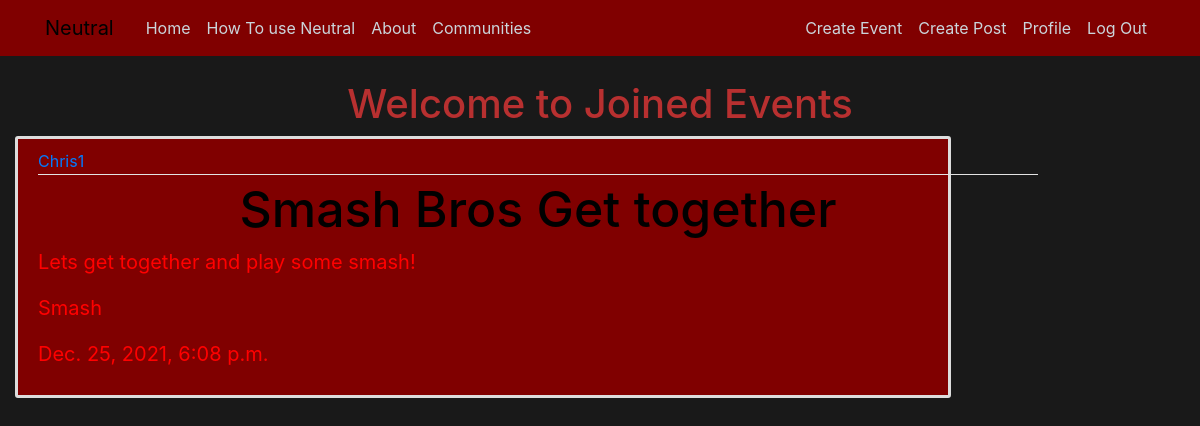
Screenshot of /JoinedEvents/ (signed in) with the database file from the repository.
### events/models.py (models this page shows, shortened)
class Events(models.Model):
    title = models.CharField(max_length=200)
    content = models.TextField()
    event_date = models.DateTimeField(validators=[MinValueValidator(timezone.now)],default= timezone.now)
    community = models.CharField(max_length=20 ,choices=COMMUNITY_CHOICES, default='All')
    date_posted = models.DateTimeField(default= timezone.now)
    creator = models.ForeignKey(User, on_delete=models.CASCADE)
    event_type = models.CharField(max_length=20,choices=EVENT_TYPES_CHOICES, default='Friendly')
    likes = models.ManyToManyField(User, related_name = 'events_likes')
    signed_up = models.ManyToManyField(User, related_name= 'events_signed_up')
    dislikes = models.ManyToManyField(User, related_name = 'events_dislikes')
    image = models.ImageField(null=True, blank=True, upload_to = "events-images/")

### blog/views.py (the view)
# urls.py: path('JoinedEvents/',JoinedEvents, name='JoinedEvents'),
def JoinedEvents(request):
	context = {
		'events': Events.objects.order_by('-date_posted').all()
	}
	return render(request, 'blog/JoinedEvents.html', context)

### blog/templates/blog/JoinedEvents.html (shortened to what this page needs)
{% extends "communities/base.html"%}
{% block content %}
<h1>Welcome to Joined Events</h1>
{%if user.is_authenticated%}
    {% for event in events %}
    {% if user in event.signed_up.all %}
        <article class="media content-section">
      <div class="media-body">
        <div class="article-metadata">
          <a class="mr-2" href="#">{{ event.creator }}</a>
        </div>
        <h2><a class="article-title" href="{% url 'events-detail' event.id %}">{{ event.title }}</a></h2>
        <p class="article-content">{{ event.content }}</p>
            <p class="article-content">{{ event.community }}</p>
            <p class="article-content">{{ event.event_date }}</p>
      </div>
    </article>
    {% endif %}
    {% endfor %}
{%else%}
<p>Please login to see events you have joined</p>
{%endif%}
{% endblock content%}

### blog/static/blog/main.css (style rules this page uses)
body { background: rgba(0, 0, 0, 0.9); color: rgb(184, 48, 48); margin-top: 5rem; }
h1, h2, h3, h4, h5, h6 { text-align: center; color: rgb(184, 48, 48); }
.content-section { background: maroon; padding: 10px 20px; border: 3px solid #dddddd; border-radius: 3px; margin-bottom: 30px; width: 80%; }
.article-title { color: black; font-size: 50px; }
.article-content { white-space: nowrap; width: 1000px; overflow: hidden; text-overflow: ellipsis; color: red; font-size: 20px; }
.article-metadata { padding-bottom: 1px; margin-bottom: 4px; border-bottom: 1px solid #e3e3e3 }

### rows the page displays
Events: creator "Chris1", title "Smash Bros Get together", content "Lets get together and play some smash!", community "Smash", event_date "Dec. 25, 2021, 6:08 p.m."
